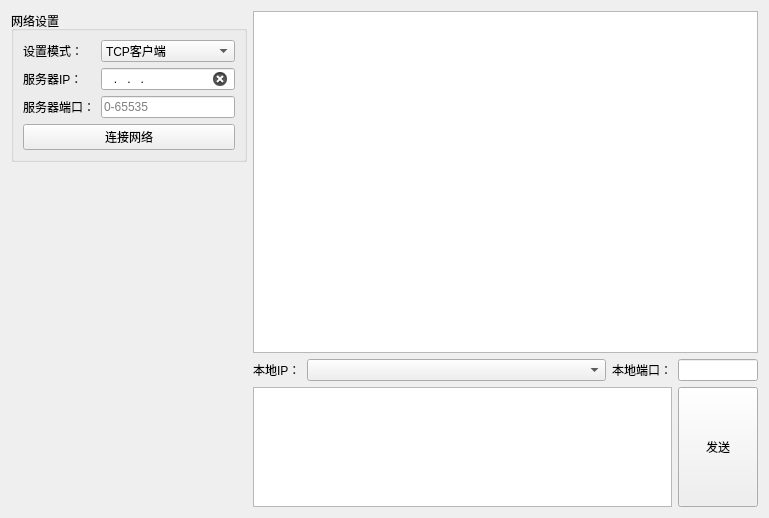
<?xml version="1.0" encoding="UTF-8"?>
<ui version="4.0">
 <class>NetAssistWidget</class>
 <widget class="QWidget" name="NetAssistWidget">
  <property name="geometry">
   <rect>
    <x>0</x>
    <y>0</y>
    <width>769</width>
    <height>518</height>
   </rect>
  </property>
  <property name="windowTitle">
   <string>Form</string>
  </property>
  <layout class="QHBoxLayout" name="horizontalLayout_3" stretch="0,1">
   <item>
    <layout class="QVBoxLayout" name="verticalLayout_3">
     <item>
      <widget class="QGroupBox" name="groupBox">
       <property name="title">
        <string>网络设置</string>
       </property>
       <layout class="QVBoxLayout" name="verticalLayout">
        <item>
         <layout class="QFormLayout" name="formLayout_2">
          <property name="topMargin">
           <number>0</number>
          </property>
          <property name="rightMargin">
           <number>0</number>
          </property>
          <item row="0" column="1">
           <widget class="QComboBox" name="cb_mode">
            <property name="minimumSize">
             <size>
              <width>120</width>
              <height>0</height>
             </size>
            </property>
            <property name="maximumSize">
             <size>
              <width>16777215</width>
              <height>16777215</height>
             </size>
            </property>
            <item>
             <property name="text">
              <string>TCP客户端</string>
             </property>
            </item>
            <item>
             <property name="text">
              <string>TCP服务器</string>
             </property>
            </item>
            <item>
             <property name="text">
              <string>UDP</string>
             </property>
            </item>
           </widget>
          </item>
          <item row="0" column="0">
           <widget class="QLabel" name="Label">
            <property name="text">
             <string>设置模式：</string>
            </property>
           </widget>
          </item>
          <item row="1" column="1">
           <widget class="QLineEdit" name="edit_target_ip">
            <property name="minimumSize">
             <size>
              <width>120</width>
              <height>0</height>
             </size>
            </property>
            <property name="maximumSize">
             <size>
              <width>16777215</width>
              <height>16777215</height>
             </size>
            </property>
            <property name="inputMask">
             <string>000.000.000.000</string>
            </property>
            <property name="clearButtonEnabled">
             <bool>true</bool>
            </property>
           </widget>
          </item>
          <item row="1" column="0">
           <widget class="QLabel" name="label_ip">
            <property name="text">
             <string>服务器IP：</string>
            </property>
           </widget>
          </item>
          <item row="2" column="1">
           <widget class="QLineEdit" name="edit_target_port">
            <property name="minimumSize">
             <size>
              <width>120</width>
              <height>0</height>
             </size>
            </property>
            <property name="maximumSize">
             <size>
              <width>16777215</width>
              <height>16777215</height>
             </size>
            </property>
            <property name="inputMask">
             <string>99999</string>
            </property>
            <property name="placeholderText">
             <string>0-65535</string>
            </property>
            <property name="clearButtonEnabled">
             <bool>true</bool>
            </property>
           </widget>
          </item>
          <item row="2" column="0">
           <widget class="QLabel" name="label_port">
            <property name="text">
             <string>服务器端口：</string>
            </property>
           </widget>
          </item>
         </layout>
        </item>
        <item>
         <widget class="QPushButton" name="btn_connect">
          <property name="text">
           <string>连接网络</string>
          </property>
          <property name="icon">
           <iconset resource="resource.qrc">
            <normaloff>:/icon/disc</normaloff>:/icon/disc</iconset>
          </property>
         </widget>
        </item>
       </layout>
      </widget>
     </item>
     <item>
      <spacer name="verticalSpacer">
       <property name="orientation">
        <enum>Qt::Vertical</enum>
       </property>
       <property name="sizeHint" stdset="0">
        <size>
         <width>20</width>
         <height>40</height>
        </size>
       </property>
      </spacer>
     </item>
    </layout>
   </item>
   <item>
    <layout class="QVBoxLayout" name="verticalLayout_2" stretch="1,0,0">
     <item>
      <widget class="QTextEdit" name="edit_recv">
       <property name="readOnly">
        <bool>true</bool>
       </property>
      </widget>
     </item>
     <item>
      <layout class="QHBoxLayout" name="layout_client" stretch="0,1,0,0">
       <item>
        <widget class="QLabel" name="label_local_ip">
         <property name="text">
          <string>本地IP：</string>
         </property>
        </widget>
       </item>
       <item>
        <widget class="QComboBox" name="cb_local_ip"/>
       </item>
       <item>
        <widget class="QLabel" name="label_local_port">
         <property name="text">
          <string>本地端口：</string>
         </property>
        </widget>
       </item>
       <item>
        <widget class="QLineEdit" name="edit_local_port">
         <property name="sizePolicy">
          <sizepolicy hsizetype="Expanding" vsizetype="Fixed">
           <horstretch>0</horstretch>
           <verstretch>0</verstretch>
          </sizepolicy>
         </property>
         <property name="maximumSize">
          <size>
           <width>80</width>
           <height>16777215</height>
          </size>
         </property>
        </widget>
       </item>
      </layout>
     </item>
     <item>
      <layout class="QHBoxLayout" name="horizontalLayout_2">
       <property name="spacing">
        <number>6</number>
       </property>
       <property name="leftMargin">
        <number>0</number>
       </property>
       <property name="topMargin">
        <number>0</number>
       </property>
       <property name="rightMargin">
        <number>0</number>
       </property>
       <property name="bottomMargin">
        <number>0</number>
       </property>
       <item>
        <widget class="QTextEdit" name="edit_send">
         <property name="maximumSize">
          <size>
           <width>16777215</width>
           <height>120</height>
          </size>
         </property>
        </widget>
       </item>
       <item>
        <widget class="QPushButton" name="btn_send">
         <property name="sizePolicy">
          <sizepolicy hsizetype="Minimum" vsizetype="Expanding">
           <horstretch>0</horstretch>
           <verstretch>0</verstretch>
          </sizepolicy>
         </property>
         <property name="text">
          <string>发送</string>
         </property>
        </widget>
       </item>
      </layout>
     </item>
    </layout>
   </item>
  </layout>
 </widget>
 <resources>
  <include location="resource.qrc"/>
 </resources>
 <connections/>
</ui>
